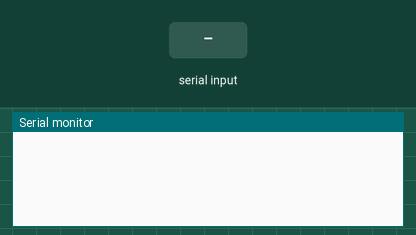
Simulated run of this sketch. Board: Arduino Uno, built with avr-gcc and run on an emulated ATmega328P. Shown: the last lines printed to the serial monitor. The test bench sets the inputs (shaded band).

Above: at 1.2 s.
1.3 s: ";" received over Serial
At 2.5 s:
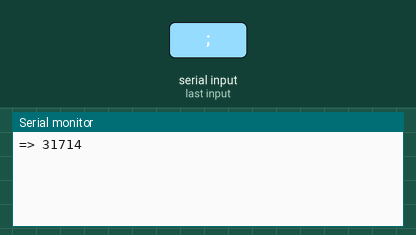
2.8 s: "90;45;200\n" received over Serial
At 4.3 s:
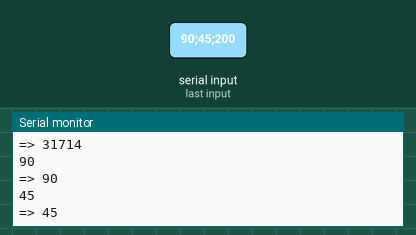

The sketch:

lisp.ino
```cpp
#include <AikoSExpression.h>

using namespace Aiko;

void setup() {
  Serial.begin(9600);
}

void println(char* buffer, int length) {
  for (int i = 0; i < length; i++)
    Serial.write(buffer[i]);
  Serial.println();
}

void loop() {
  static char buffer[64];
  static int i = 0;

  while (!Serial.available());
  char c = Serial.read();
  if (c == ';') {
    println(buffer, i);
    Serial.print("=> ");
    Serial.println(eval(buffer, i));
    i = 0;
  }
  else
    buffer[i++] = c;
}

int eval(SExpression& expression);
int eval(SExpressionArray& array);
int parseInt(SExpression& expression);

int eval(char* buffer, int length) {
  SExpression expression;
  expression.scan(buffer, length);
  eval(expression);
}

int eval(SExpression& expression) {
  if (expression.isArray()) {
    SExpressionArray array;
    array.parse(expression);
    return eval(array);
  }
  else {
    return parseInt(expression);
  }
}

int eval(SExpressionArray& array) {
  int n;
  switch (*array[0].head()) {
    case '+':
      n = 0;
      for (int i = 1; i < array.length(); i++) n+= eval(array[i]);
      break;
    case '-':
      n = parseInt(array[1]);
      for (int i = 2; i < array.length(); i++) n -= eval(array[i]);
      break;
    case '*':
      n = 1;
      for (int i = 1; i < array.length(); i++) n*= eval(array[i]);
      break;
    case '/':
      n = parseInt(array[1]);
      for (int i = 2; i < array.length(); i++) n /= eval(array[i]);
      break;
  }
  return n;
}

int parseInt(SExpression& expression) {
  int sign = 1;
  int n = 0;
  for (int i = 0; i < expression.size(); i++) {
    if (i == 0 && expression.head()[0] == '-') {
      sign = -1;
    }
    else {
      n *= 10;
      n += (expression.head()[i] - '0');
    }
  }
  return sign * n;
}
```

Measured:
- after the input at 1.3 s, the serial monitor: prints a new line at once (image 1)
- after the input at 2.8 s, the serial monitor: prints a new line at once (image 2)
